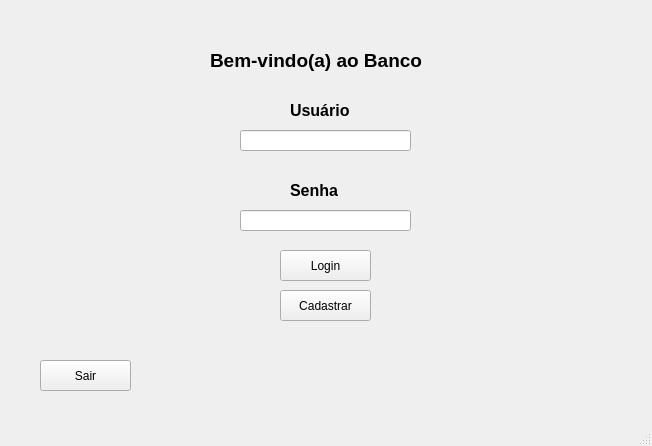
<?xml version="1.0" encoding="UTF-8"?>
<ui version="4.0">
 <class>MainWindow</class>
 <widget class="QMainWindow" name="MainWindow">
  <property name="geometry">
   <rect>
    <x>0</x>
    <y>0</y>
    <width>652</width>
    <height>446</height>
   </rect>
  </property>
  <property name="cursor">
   <cursorShape>ArrowCursor</cursorShape>
  </property>
  <property name="windowTitle">
   <string>MainWindow</string>
  </property>
  <widget class="QWidget" name="centralwidget">
   <widget class="QLabel" name="labelWelcome">
    <property name="geometry">
     <rect>
      <x>210</x>
      <y>40</y>
      <width>231</width>
      <height>41</height>
     </rect>
    </property>
    <property name="font">
     <font>
      <pointsize>14</pointsize>
      <weight>75</weight>
      <bold>true</bold>
     </font>
    </property>
    <property name="text">
     <string>Bem-vindo(a) ao Banco</string>
    </property>
   </widget>
   <widget class="QLabel" name="labelUser">
    <property name="geometry">
     <rect>
      <x>290</x>
      <y>90</y>
      <width>61</width>
      <height>41</height>
     </rect>
    </property>
    <property name="font">
     <font>
      <pointsize>12</pointsize>
      <weight>75</weight>
      <bold>true</bold>
     </font>
    </property>
    <property name="text">
     <string>Usuário</string>
    </property>
   </widget>
   <widget class="QLabel" name="labelSenha">
    <property name="geometry">
     <rect>
      <x>290</x>
      <y>170</y>
      <width>61</width>
      <height>41</height>
     </rect>
    </property>
    <property name="font">
     <font>
      <pointsize>12</pointsize>
      <weight>75</weight>
      <bold>true</bold>
     </font>
    </property>
    <property name="text">
     <string>Senha</string>
    </property>
   </widget>
   <widget class="QLineEdit" name="lineEditUser">
    <property name="geometry">
     <rect>
      <x>240</x>
      <y>130</y>
      <width>171</width>
      <height>21</height>
     </rect>
    </property>
   </widget>
   <widget class="QLineEdit" name="lineEditSenha">
    <property name="geometry">
     <rect>
      <x>240</x>
      <y>210</y>
      <width>171</width>
      <height>21</height>
     </rect>
    </property>
   </widget>
   <widget class="QPushButton" name="btnLogin">
    <property name="geometry">
     <rect>
      <x>280</x>
      <y>250</y>
      <width>91</width>
      <height>31</height>
     </rect>
    </property>
    <property name="cursor">
     <cursorShape>PointingHandCursor</cursorShape>
    </property>
    <property name="text">
     <string>Login</string>
    </property>
   </widget>
   <widget class="QPushButton" name="btnCadastrar">
    <property name="geometry">
     <rect>
      <x>280</x>
      <y>290</y>
      <width>91</width>
      <height>31</height>
     </rect>
    </property>
    <property name="cursor">
     <cursorShape>PointingHandCursor</cursorShape>
    </property>
    <property name="text">
     <string>Cadastrar</string>
    </property>
   </widget>
   <widget class="QPushButton" name="btnSair">
    <property name="geometry">
     <rect>
      <x>40</x>
      <y>360</y>
      <width>91</width>
      <height>31</height>
     </rect>
    </property>
    <property name="cursor">
     <cursorShape>PointingHandCursor</cursorShape>
    </property>
    <property name="text">
     <string>Sair</string>
    </property>
   </widget>
  </widget>
  <widget class="QMenuBar" name="menubar">
   <property name="geometry">
    <rect>
     <x>0</x>
     <y>0</y>
     <width>652</width>
     <height>21</height>
    </rect>
   </property>
  </widget>
  <widget class="QStatusBar" name="statusbar"/>
 </widget>
 <resources/>
 <connections/>
</ui>
